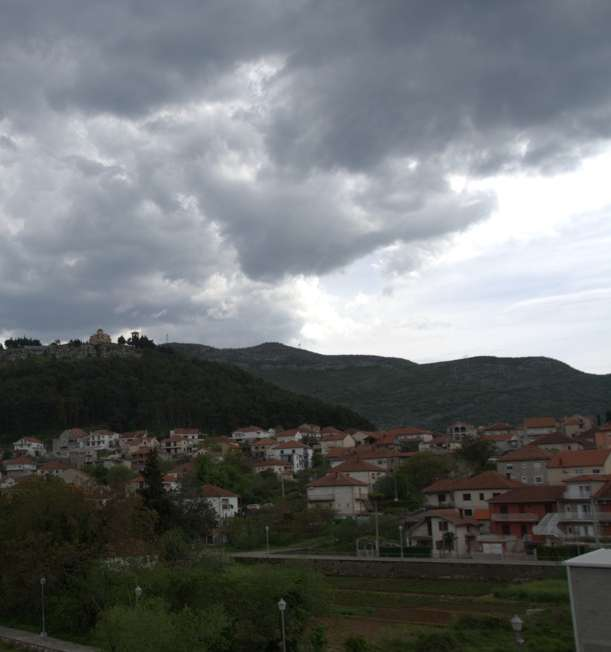
#> input picture domaci2/panorama/1.jpeg, 611 x 652 px
$ python panorama_fix.py
#> lines starting #> are read from the running program, lines starting #| are printed output that depends on the picture; after the words box and inside, x2 and y2 are one past the last pixel; in counts of white or black regions, pixels touching at a corner belong together
#> the answer given: 1.jpeg
#> further down, img1 is the input picture: shape (652, 611, 3); mean B, G, R 111.8, 110.5, 107.2
#> the answer given: 2.jpeg
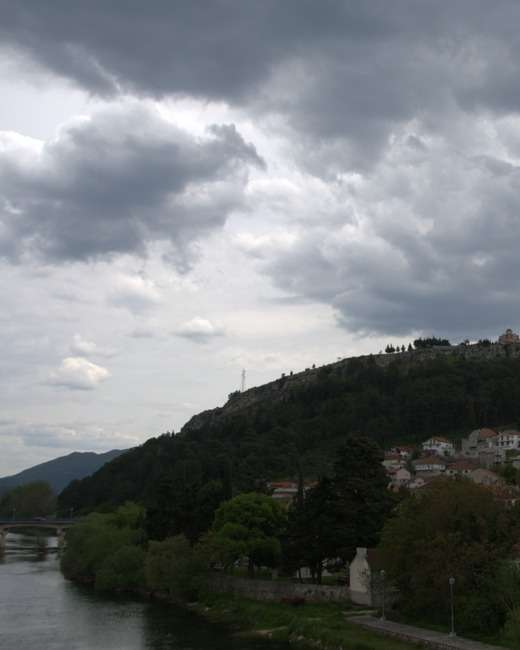
#> input picture domaci2/panorama/2.jpeg, 520 x 650 px
#> further down, img2 is the input picture: shape (650, 520, 3); mean B, G, R 122, 119.2, 115.1
import cv2
import easygui
import numpy as np
import matplotlib.pyplot as plt


# Added normalization to improve homography calculation beacuse I got streched out result
def normalize_points(pts):
    mean = np.mean(pts, axis=0)
    std = np.std(pts)
    scale = np.sqrt(2) / std
    T = np.array([[scale, 0, -scale * mean[0]],
                  [0, scale, -scale * mean[1]],
                  [0, 0, 1]])
    pts_normalized = np.dot(T, np.vstack((pts.T, np.ones(pts.shape[0]))))
    return pts_normalized[:2].T, T

def compute_homography(src_pts, dst_pts):
    # Fix for streched out image...
    src_pts_normalized, T_src = normalize_points(src_pts)
    dst_pts_normalized, T_dst = normalize_points(dst_pts)

    A = []
    for i in range(len(src_pts)):
        x, y = src_pts_normalized[i]
        x_prime, y_prime = dst_pts_normalized[i]

        row1 = [-x, -y, -1,  0,  0,  0, x * x_prime, y * x_prime, x_prime]
        row2 = [ 0,  0,  0, -x, -y, -1, x * y_prime, y * y_prime, y_prime]
        A.append(row1)
        A.append(row2)

    A = np.array(A)

    U, S, Vt = np.linalg.svd(A)
    H_normalized = Vt[-1].reshape(3, 3)
    H_normalized /= H_normalized[2, 2]
    H = np.dot(np.linalg.inv(T_dst), np.dot(H_normalized, T_src))
    H /= H[2, 2]

    return H


def panorama(img1, img2):
    img1_gray = cv2.cvtColor(img1, cv2.COLOR_RGB2GRAY)
    img2_gray = cv2.cvtColor(img2, cv2.COLOR_RGB2GRAY)

    sift = cv2.SIFT.create()

    keypoints1, descriptors1 = sift.detectAndCompute(img2_gray, mask=None)
#> keypoints1 = 402 keypoints; strongest (x, y, size): (406, 350, 1.8), (413, 347, 2.3), (410, 346, 2.1), (403, 348, 2.4)
    keypoints2, descriptors2 = sift.detectAndCompute(img1_gray, mask=None)
#> keypoints2 = 829 keypoints; strongest (x, y, size): (4, 347, 2.5), (121, 339, 4.2), (114, 340, 4.8), (127, 335, 5.8)

    bf = cv2.BFMatcher(cv2.NORM_L2, crossCheck=True)
    matches = bf.match(descriptors1, descriptors2)
#> matches = 179 matches

    # [5 lines of commented-out code are left out]

    keypoints1 = np.float32([kp.pt for kp in keypoints1])
#> keypoints1 = 402 pairs, first value 5.5 to 517, second value 66.22 to 641.6
    keypoints2 = np.float32([kp.pt for kp in keypoints2])
#> keypoints2 = 829 pairs, first value 3.39 to 606.1, second value 55.09 to 640.8

    if len(matches) > 4:
        src_pts = np.float32([keypoints1[m.queryIdx] for m in matches])
#> src_pts = 179 pairs, first value 5.5 to 515, second value 78.74 to 631.8
        dst_pts = np.float32([keypoints2[m.trainIdx] for m in matches])
#> dst_pts = 179 pairs, first value 3.58 to 597.6, second value 128.2 to 640.8

        homography, mask = cv2.findHomography(src_pts, dst_pts, cv2.RANSAC, 4)
#> homography = [[1, -0.000497, -410.1], [0.000292, 1, -0.746], [-1.28e-06, 5.23e-06, 1]]; mask = 179 values, max 1 at index 94, min 0 at index 0, mean 0.38
        if mask is not None:
            src_pts = src_pts[mask.ravel() == 1]
#> src_pts = 68 pairs, first value 413.1 to 515, second value 140 to 580.1
            dst_pts = dst_pts[mask.ravel() == 1]
#> dst_pts = 68 pairs, first value 3.58 to 106.4, second value 139.9 to 579.7

        homography = compute_homography(src_pts, dst_pts)
#> in normalize_points, `mean = np.mean(pts, axis=0)`: mean = [461.7, 419.8]
#> in normalize_points, `std = np.std(pts)`: std = 64.91
#> in normalize_points, `scale = np.sqrt(2) / std`: scale = 0.0218
#> in normalize_points, `T = np.array([[scale, 0, -scale * mean[0]], [0, scale, -scale * mean[1..`: T = [[0.0218, 0, -10.06], [0, 0.0218, -9.15], [0, 0, 1]]
#> in compute_homography, `src_pts_normalized, T_src = normalize_points(src_pts)`: src_pts_normalized = 68 pairs, first value -1.06 to 1.16, second value -6.09 to 3.49; T_src has the same summary as T in normalize_points
#> in compute_homography, `dst_pts_normalized, T_dst = normalize_points(dst_pts)`: dst_pts_normalized = 68 pairs, first value -0.359 to 0.392, second value -2.05 to 1.17; T_dst = [[0.00731, 0, -0.386], [0, 0.00731, -3.07], [0, 0, 1]]
#> the loop in compute_homography, `for i in range(len(src_pts)):` made 68 passes
#> (x, y, x_prime, y_prime, row1, row2) on passes 1 to 5: (-1.06, -1.6, -0.355, -0.535, [1.06, 1.6, -1, 0, 0, 0, 0.377, 0.567, -0.355], [0, 0, 0, 1.06, 1.6, -1, 0.567, 0.853, -0.535]), (-1.06, -1.6, -0.355, -0.535, [1.06, 1.6, -1, 0, 0, 0, 0.377, 0.567, -0.355], [0, 0, 0, 1.06, 1.6, -1, 0.567, 0.853, -0.535]), (-1.06, 1.35, -0.359, 0.452, [1.06, -1.35, -1, 0, 0, 0, 0.38, -0.484, -0.359], [0, 0, 0, 1.06, -1.35, -1, -0.477, 0.608, 0.452]), (-1, 0.782, -0.335, 0.265, [1, -0.782, -1, 0, 0, 0, 0.335, -0.262, -0.335], [0, 0, 0, 1, -0.782, -1, -0.265, 0.207, 0.265]), (-0.846, 1.39, -0.286, 0.466, [0.846, -1.39, -1, 0, 0, 0, 0.241, -0.397, -0.286], [0, 0, 0, 0.846, -1.39, -1, -0.394, 0.648, 0.466])
#> after the loop in compute_homography, `for i in range(len(src_pts)):`: A = 136 items
#> in compute_homography, `U, S, Vt = np.linalg.svd(A)`:
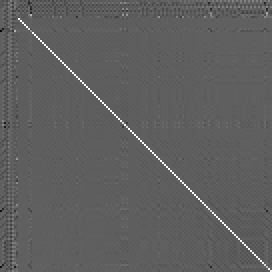
#> U: shape (136, 136) float64 (shown 2 times larger); min -0.589, max 0.984, mean -0.000548; drawn with min black and max white
#> in compute_homography, `U, S, Vt = np.linalg.svd(A)`: S = [23.61, 14.56, 11.94, 8.37, 6.7, 5.92, 5.61, 3.73, 0.0254]
#> in compute_homography, `H_normalized = Vt[-1].reshape(3, 3)`: H_normalized = [[0.304, -0.000233, -1.67e-05], [0.000251, 0.303, 0.000227], [-5.71e-05, 0.000215, 0.903]]
#> in compute_homography, `H_normalized /= H_normalized[2, 2]`: H_normalized = [[0.336, -0.000258, -1.84e-05], [0.000278, 0.335, 0.000251], [-6.32e-05, 0.000238, 1]]
#> in compute_homography, `H = np.dot(np.linalg.inv(T_dst), np.dot(H_normalized, T_src))`: H = [[1, -0.000496, -409.5], [0.00025, 1, -0.723], [-1.38e-06, 5.2e-06, 0.998]]
#> in compute_homography, `H /= H[2, 2]`: H = [[1, -0.000497, -410.1], [0.00025, 1, -0.724], [-1.38e-06, 5.2e-06, 1]]
#> homography has the same summary as H in compute_homography

    width = img2.shape[1] + img1.shape[1]
#> width = 1131
    height = img2.shape[0] + img1.shape[0]
#> height = 1302

    img_final = cv2.warpPerspective(img2, homography, (width, height))
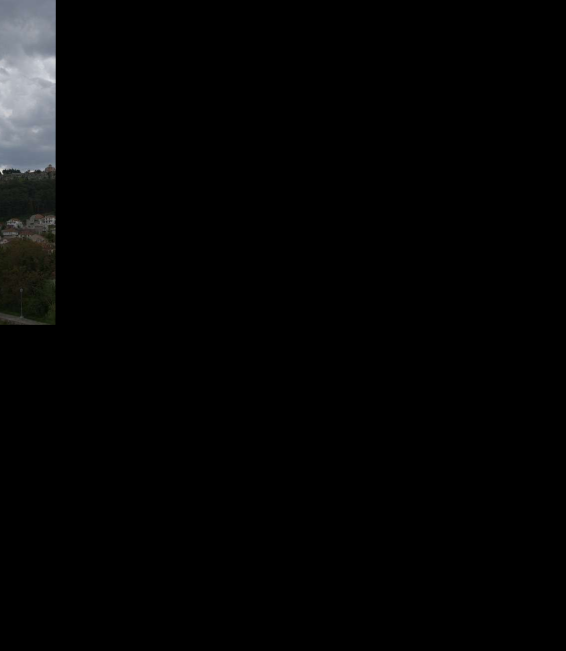
#> img_final: shape (1302, 1131, 3) (shown at 1/2 size); mean B, G, R 4.8, 4.7, 4.5
    img_final[0:img1.shape[0], 0:img1.shape[1]] = img1
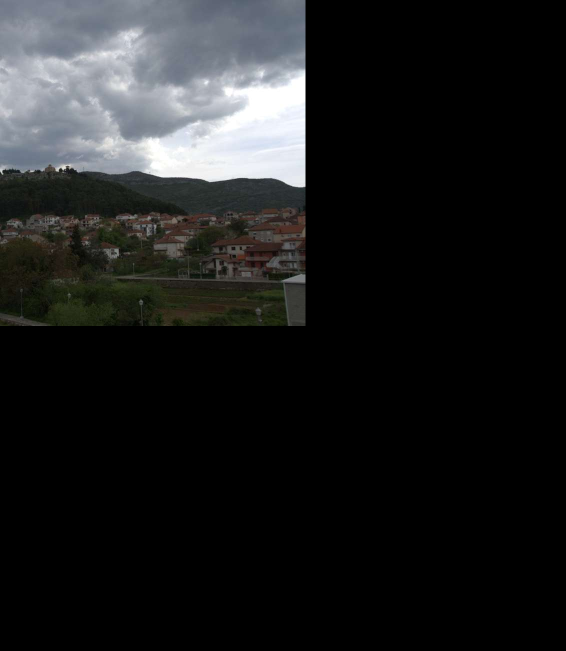
#> img_final: shape (1302, 1131, 3) (shown at 1/2 size); mean B, G, R 30.2, 29.9, 29

    img_final_rgb = cv2.cvtColor(img_final, cv2.COLOR_BGR2RGB)

    non_black_mask = np.any(img_final != 0, axis=-1)
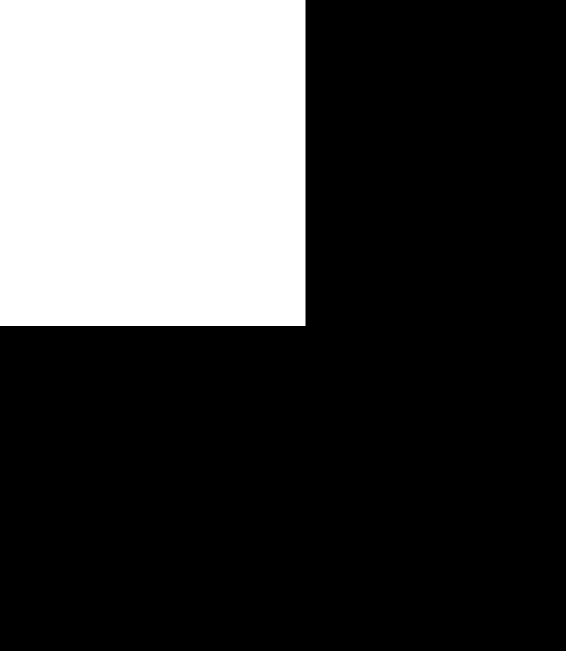
#> non_black_mask: shape (1302, 1131) bool (shown at 1/2 size); 27.1% white; 1 white region, box (x1, y1, x2, y2) and area: (0, 0, 611, 652) 398372

    non_black_coords = np.column_stack(np.where(non_black_mask))
#> non_black_coords = 398372 pairs, first value 0 to 651, second value 0 to 610

    top_left = non_black_coords.min(axis=0)
#> top_left = [0, 0]
    bottom_right = non_black_coords.max(axis=0)
#> bottom_right = [651, 610]

    img_cropped = img_final[top_left[0]:bottom_right[0]+1, top_left[1]:bottom_right[1]+1]

    plt.imshow(cv2.cvtColor(img_cropped, cv2.COLOR_BGR2RGB))
    plt.title("Panorama Result")
    plt.show()

if __name__ == "__main__":
    code1 = easygui.fileopenbox(title="Select the first image")
    img1 = cv2.imread(code1, 1)
    plt.imshow(cv2.cvtColor(img1, cv2.COLOR_BGR2RGB))
    plt.title("Image 1")
    plt.show()

    code2 = easygui.fileopenbox(title="Select the second image")
    img2 = cv2.imread(code2, 1)
    plt.imshow(cv2.cvtColor(img2, cv2.COLOR_BGR2RGB))
    plt.title("Image 2")
    plt.show()

    panorama(img1, img2)
